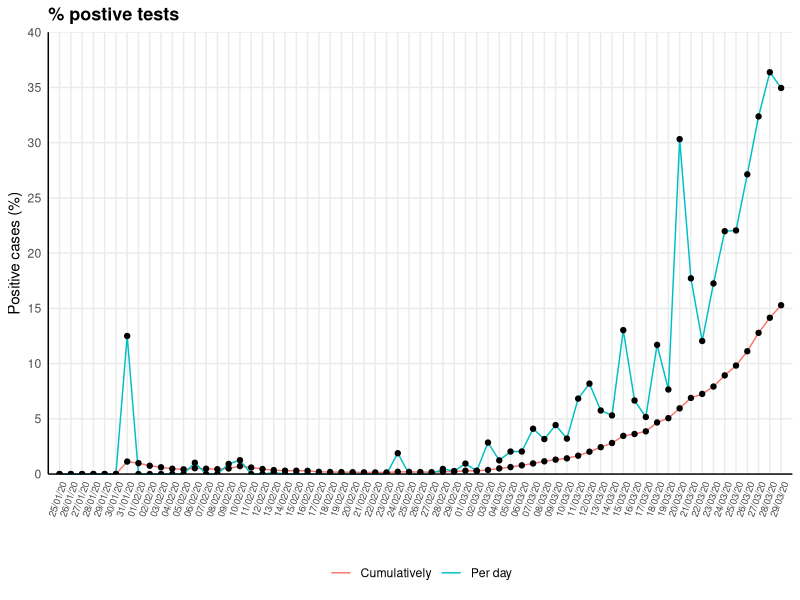

Here is the R script that generated this plot:
## Exploration of UK COVID-19 data: Proportion of positive tests
## Emma Doughty (e.doughty6@gmail.com)

# Install libraries if necessary
#if(!require(ggpubr)) install.packages("ggpubr")
#if(!require(tidyverse)) install.packages("tidyverse")
#if(!require(scales)) install.packages("scales")

# Load libraries
library(readr)
library(tidyr)
library(plyr)
library(ggplot2)
library(scales)
library(ggpubr)

#### Load data ####
COVID19_by_day <- read_csv("Data/COVID19_by_day.csv")
COVID19_by_day$Date <- as.Date(COVID19_by_day$Date, format = "%d/%m/%y")
COVID19_by_day <- COVID19_by_day[order(COVID19_by_day$Date),]

df_NewPos <- data.frame(Date = COVID19_by_day$Date,
                          NewCases = COVID19_by_day$NewCases,
                          CumCases = COVID19_by_day$CumCases,
                          NewTests = COVID19_by_day$NewTests,
                          CumTests = COVID19_by_day$CumTests,
                          TestStat = "Per day",
                          StatValue = (100 * (COVID19_by_day$NewCases / COVID19_by_day$NewTests)),
                          stringsAsFactors = FALSE)


df_CumPos <- data.frame(Date = COVID19_by_day$Date,
                        NewCases = COVID19_by_day$NewCases,
                        CumCases = COVID19_by_day$CumCases,
                        NewTests = COVID19_by_day$NewTests,
                        CumTests = COVID19_by_day$CumTests,
                        TestStat = "Cumulatively",
                        StatValue = (100 * (COVID19_by_day$CumCases / COVID19_by_day$CumTests)),
                        stringsAsFactors = FALSE)

df_PosTests <- rbind(df_NewPos, df_CumPos)

PosTests_Factor <- 10^(floor(log10(signif(max(df_PosTests$StatValue)))))
PosTests_Max <- round_any(signif(max(df_PosTests$StatValue)), PosTests_Factor, f=ceiling)
PosTests_Breaks <- ceiling(PosTests_Factor/2)

plot_PosTests <- ggplot(data=df_PosTests, aes(x=Date, y=df_PosTests$StatValue, group=TestStat)) +
  geom_line(aes(color=TestStat))+
  geom_point()+
  scale_x_date(labels = date_format("%d/%m/%y"), expand = c(0, 1), 
               limits = c(min(df_PosTests$Date), max(df_PosTests$Date)),
               breaks = seq(min(df_PosTests$Date), max(df_PosTests$Date), 1)) +
  scale_y_continuous(limits = c(0, PosTests_Max), 
                     breaks = seq(0, PosTests_Max, PosTests_Breaks),
                     expand = c(0, 0)) +
  ylab("Positive cases (%)") + xlab("") +
  ggtitle("% postive tests") +
  theme_minimal() +
  theme(plot.title = element_text(size=13, face="bold"),
        legend.title = element_blank(),
        legend.position = "bottom", 
        axis.line = element_line(colour = "black"),
        axis.text.x = element_text(angle = 70, hjust = 1, vjust = 1, size = 7), 
        panel.grid.minor = element_blank())

ggsave("PosTests_plot.png")

# 
# 
# 
# df_TestNeg <- data.frame(Date = COVID19_by_day$Date,
#                        TestRes = "Negative",
#                        StatValue = COVID19_by_day$NewTests - COVID19_by_day$NewCases,
#                        stringsAsFactors = FALSE)
# df_TestNeg <- as.data.frame(lapply(df_TestNeg, rep, df_TestNeg$StatValue))
# 
# df_TestPos <- data.frame(Date = COVID19_by_day$Date,
#                       TestRes = "Positive",
#                       StatValue = COVID19_by_day$NewCases,
#                       stringsAsFactors = FALSE)
# df_TestPos <- as.data.frame(lapply(df_TestPos, rep, df_TestPos$StatValue))
# 
# df_TestRes <- rbind(df_TestNeg, df_TestPos)    
# 
# TestRes_Sigfig <- signif(max(df_TestRes$StatValue))
# TestRes_Factor <- 10^(floor(log10(TestRes_Sigfig)))
# TestRes_Max <- round_any(max(df_TestRes$StatValue), TestRes_Factor, f=ceiling)
# TestRes_Breaks <- ceiling(TestRes_Factor/2)
# 
# plot_TestRes <- ggplot(data=df_TestRes, aes(x=df_TestRes$Date, fill=df_TestRes$TestRes)) +
#   geom_histogram(binwidth=1, boundary = 1, colour="black") +
#   scale_x_date(labels = date_format("%d/%m/%y"), expand = c(0, 0), 
#                limits = c(min(df_TestRes$Date)-1, max(df_TestRes$Date)),
#                breaks = seq(min(df_TestRes$Date)-1, max(df_TestRes$Date), 1)) +
#   scale_y_continuous(limits = c(0, TestRes_Max), 
#                      breaks = seq(0, TestRes_Max, TestRes_Breaks),
#                      expand = c(0, 0)) +
#   ylab("Frequency") + xlab("Date") +
#   ggtitle("UK SARS-CoV2 tests per day") +
#   theme_minimal() +
#   theme(plot.title = element_text(size=13, face="bold"),
#         legend.title = element_blank(),
#         legend.position = "bottom", 
#         axis.line = element_line(colour = "black"),
#         axis.text.x = element_text(angle = 70, hjust = 1, vjust = 1), 
#         panel.grid.minor = element_blank())
# 
# 
# TestPos_Sigfig <- signif(max(df_TestPos$StatValue))
# TestPos_Factor <- 10^(floor(log10(TestPos_Sigfig)))
# TestPos_Max <- round_any(max(df_TestPos$StatValue), TestPos_Factor, f=ceiling)
# TestPos_Breaks <- ceiling(TestPos_Factor/2)
# 
# plot_TestPos <- ggplot(data=df_TestPos, aes(x=df_TestPos$Date, fill=df_TestPos$TestPos)) +
#   geom_histogram(binwidth=1, boundary = 1, colour="black") +
#   scale_x_date(labels = date_format("%d/%m/%y"), expand = c(0, 0), 
#                limits = c(min(df_TestPos$Date)-1, max(df_TestPos$Date)),
#                breaks = seq(min(df_TestPos$Date)-1, max(df_TestPos$Date), 1)) +
#   scale_y_continuous(limits = c(0, TestPos_Max), 
#                      breaks = seq(0, TestPos_Max, TestPos_Breaks),
#                      expand = c(0, 0)) +
#   ylab("Frequency") + xlab("Date") +
#   ggtitle("UK SARS-CoV2 tests per day") +
#   theme_minimal() +
#   theme(plot.title = element_text(size=13, face="bold"),
#         legend.title = element_blank(),
#         legend.position = "bottom", 
#         axis.line = element_line(colour = "black"),
#         axis.text.x = element_text(angle = 70, hjust = 1, vjust = 1), 
#         panel.grid.minor = element_blank())
# 
# 
# 
# 
